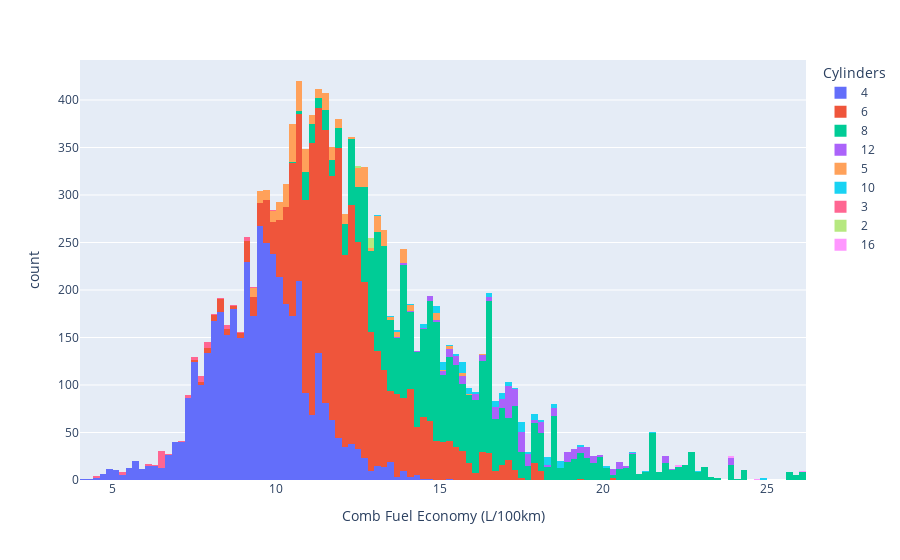

Notebook cell for this chart:
### Code cell
fig = px.histogram(fuel_ratings, x='Comb Fuel Economy (L/100km)', color='Cylinders')
fig.update_layout(height=700)

fig.show()

### Figure 1 — Plotly figure (JSON) as saved in the notebook; plotly's stock layout.template omitted (floating-point values rounded to 4 significant figures; data arrays with more than 128 entries replaced by an {"elided": "..."} marker saying what was removed)
{"data": [{"alignmentgroup": "True", "bingroup": "x", "hovertemplate": "Cylinders=4<br>Comb Fuel Economy (L/100km)=%{x}<br>count=%{y}<extra></extra>", "legendgroup": "4", "marker": {"color": "#636efa", "pattern": {"shape": ""}}, "name": "4", "offsetgroup": "4", "orientation": "v", "showlegend": true, "type": "histogram", "x": {"elided": "4133 float values"}, "xaxis": "x", "yaxis": "y"}, {"alignmentgroup": "True", "bingroup": "x", "hovertemplate": "Cylinders=6<br>Comb Fuel Economy (L/100km)=%{x}<br>count=%{y}<extra></extra>", "legendgroup": "6", "marker": {"color": "#EF553B", "pattern": {"shape": ""}}, "name": "6", "offsetgroup": "6", "orientation": "v", "showlegend": true, "type": "histogram", "x": {"elided": "4383 float values"}, "xaxis": "x", "yaxis": "y"}, {"alignmentgroup": "True", "bingroup": "x", "hovertemplate": "Cylinders=8<br>Comb Fuel Economy (L/100km)=%{x}<br>count=%{y}<extra></extra>", "legendgroup": "8", "marker": {"color": "#00cc96", "pattern": {"shape": ""}}, "name": "8", "offsetgroup": "8", "orientation": "v", "showlegend": true, "type": "histogram", "x": {"elided": "3101 float values"}, "xaxis": "x", "yaxis": "y"}, {"alignmentgroup": "True", "bingroup": "x", "hovertemplate": "Cylinders=12<br>Comb Fuel Economy (L/100km)=%{x}<br>count=%{y}<extra></extra>", "legendgroup": "12", "marker": {"color": "#ab63fa", "pattern": {"shape": ""}}, "name": "12", "offsetgroup": "12", "orientation": "v", "showlegend": true, "type": "histogram", "x": {"elided": "279 float values"}, "xaxis": "x", "yaxis": "y"}, {"alignmentgroup": "True", "bingroup": "x", "hovertemplate": "Cylinders=5<br>Comb Fuel Economy (L/100km)=%{x}<br>count=%{y}<extra></extra>", "legendgroup": "5", "marker": {"color": "#FFA15A", "pattern": {"shape": ""}}, "name": "5", "offsetgroup": "5", "orientation": "v", "showlegend": true, "type": "histogram", "x": {"elided": "380 float values"}, "xaxis": "x", "yaxis": "y"}, {"alignmentgroup": "True", "bingroup": "x", "hovertemplate": "Cylinders=10<br>Comb Fuel Economy (L/100km)=%{x}<br>count=%{y}<extra></extra>", "legendgroup": "10", "marker": {"color": "#19d3f3", "pattern": {"shape": ""}}, "name": "10", "offsetgroup": "10", "orientation": "v", "showlegend": true, "type": "histogram", "x": [24.9, 22.8, 17.5, 20.9, 13.4, 16.8, 24.9, 22.8, 17.5, 17.5, 20.9, 14.8, 15.2, 17, 18.3, 16.6, 18.5, 17, 18.3, 18, 18.7, 17.2, 17.9, 19.2, 20, 14.8, 15.8, 17, 18.3, 17, 18.3, 16.6, 18.5, 15.1, 15.1, 18, 18.7, 19.2, 20, 16, 17.7, 14.8, 15.8, 16.8, 18.2, 16.6, 18.5, 16.8, 18.2, 15.1, 15.1, 15.6, 17.4, 15.7, 17.5, 16, 17.7, 14.8, 16.7, 18.3, 16.6, 18.5, 16.7, 18.3, 15.1, 15.1, 15.6, 17.4, 15.7, 18.6, 16.4, 17.9, 16.4, 17.9, 14.8, 21.5, 15.6, 17.4, 15.7, 18.6, 16.4, 17.9, 16.4, 17.9, 21.5, 15.6, 17.4, 15.7, 18.6, 18.7, 15.6, 17.4, 15.7, 18.6, 16.9, 16.9, 14.8, 17.8, 14.8, 17.8, 21.2, 15.7, 17.4, 16.9, 16.9, 13.1, 14.5, 14.5, 14.4, 15, 14.5, 15, 13.7, 15.5, 13.7, 15.5, 14, 15.8, 15.9, 15.8, 15.9], "xaxis": "x", "yaxis": "y"}, {"alignmentgroup": "True", "bingroup": "x", "hovertemplate": "Cylinders=3<br>Comb Fuel Economy (L/100km)=%{x}<br>count=%{y}<extra></extra>", "legendgroup": "3", "marker": {"color": "#FF6692", "pattern": {"shape": ""}}, "name": "3", "offsetgroup": "3", "orientation": "v", "showlegend": true, "type": "histogram", "x": [4.5, 5.2, 4.5, 5.2, 5.2, 6.5, 6.5, 6.5, 6.5, 6.5, 6.5, 6.5, 6.5, 6.4, 6.4, 6.4, 6.4, 6, 6.4, 6.4, 6.4, 8.4, 7.5, 7, 7.9, 7.5, 7.9, 7.4, 9, 9.1, 7.9, 7.4, 9.2, 9.1, 6, 6.5, 6.4, 6.6, 7.8, 7.9, 8.6, 7.8, 7.7, 8.4, 8.9, 8, 8.4, 7.3, 7.6, 7.3, 7.6, 8.5, 7.3, 7.6, 8.3, 9, 6.2, 6.5, 7.2, 7.6, 7.7, 9.8], "xaxis": "x", "yaxis": "y"}, {"alignmentgroup": "True", "bingroup": "x", "hovertemplate": "Cylinders=2<br>Comb Fuel Economy (L/100km)=%{x}<br>count=%{y}<extra></extra>", "legendgroup": "2", "marker": {"color": "#B6E880", "pattern": {"shape": ""}}, "name": "2", "offsetgroup": "2", "orientation": "v", "showlegend": true, "type": "histogram", "x": [12.9, 12.8, 12.5, 12.8, 12.5, 12.8, 12.5, 12.8, 12.9, 12.8, 12.9, 12.8, 12.9, 12.8], "xaxis": "x", "yaxis": "y"}, {"alignmentgroup": "True", "bingroup": "x", "hovertemplate": "Cylinders=16<br>Comb Fuel Economy (L/100km)=%{x}<br>count=%{y}<extra></extra>", "legendgroup": "16", "marker": {"color": "#FF97FF", "pattern": {"shape": ""}}, "name": "16", "offsetgroup": "16", "orientation": "v", "showlegend": true, "type": "histogram", "x": [24.6, 23.8, 23.8, 22.2, 22.2, 26.1, 26.1], "xaxis": "x", "yaxis": "y"}], "layout": {"autosize": true, "barmode": "relative", "legend": {"title": {"text": "Cylinders"}, "tracegroupgap": 0}, "margin": {"t": 60}, "xaxis": {"anchor": "y", "autorange": true, "domain": [0, 1], "range": [4.0, 26.2], "title": {"text": "Comb Fuel Economy (L/100km)"}, "type": "linear"}, "yaxis": {"anchor": "x", "autorange": true, "domain": [0, 1], "range": [0, 442.1], "title": {"text": "count"}}}}
